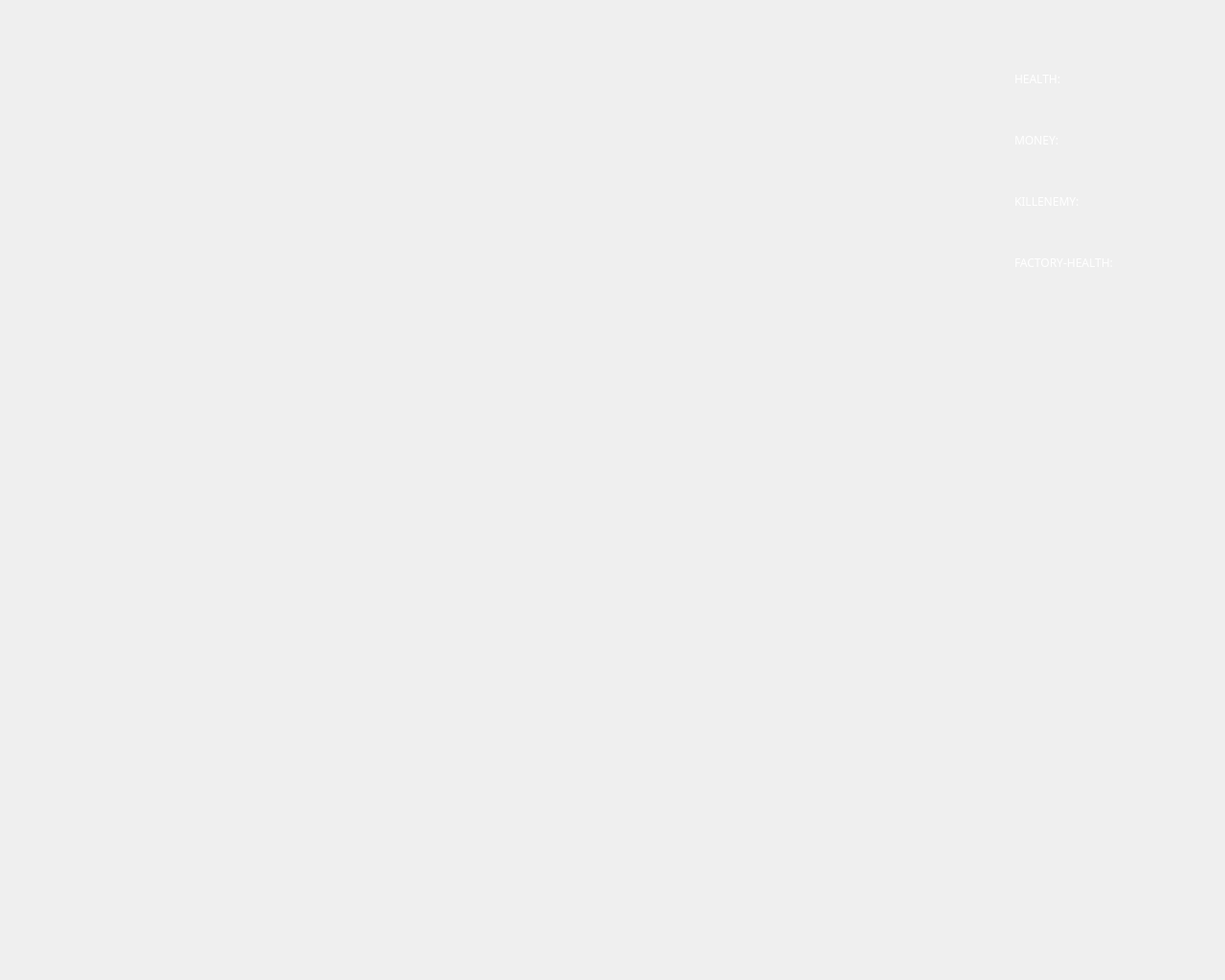
<?xml version="1.0" encoding="UTF-8"?>
<ui version="4.0">
 <class>DisplayWindow</class>
 <widget class="QWidget" name="DisplayWindow">
  <property name="geometry">
   <rect>
    <x>0</x>
    <y>0</y>
    <width>1280</width>
    <height>1024</height>
   </rect>
  </property>
  <property name="minimumSize">
   <size>
    <width>1024</width>
    <height>1024</height>
   </size>
  </property>
  <property name="maximumSize">
   <size>
    <width>1280</width>
    <height>1024</height>
   </size>
  </property>
  <property name="windowTitle">
   <string>Form</string>
  </property>
  <widget class="QLabel" name="label">
   <property name="geometry">
    <rect>
     <x>1024</x>
     <y>0</y>
     <width>256</width>
     <height>1024</height>
    </rect>
   </property>
   <property name="minimumSize">
    <size>
     <width>256</width>
     <height>1024</height>
    </size>
   </property>
   <property name="maximumSize">
    <size>
     <width>256</width>
     <height>1024</height>
    </size>
   </property>
   <property name="styleSheet">
    <string notr="true">border-image: url(:/sample/photo/board.png);</string>
   </property>
   <property name="text">
    <string/>
   </property>
  </widget>
  <widget class="QLabel" name="label_2">
   <property name="geometry">
    <rect>
     <x>1056</x>
     <y>64</y>
     <width>192</width>
     <height>64</height>
    </rect>
   </property>
   <property name="minimumSize">
    <size>
     <width>192</width>
     <height>64</height>
    </size>
   </property>
   <property name="maximumSize">
    <size>
     <width>192</width>
     <height>64</height>
    </size>
   </property>
   <property name="styleSheet">
    <string notr="true">border-image: url(:/sample/photo/board2.png);</string>
   </property>
   <property name="text">
    <string/>
   </property>
  </widget>
  <widget class="QLabel" name="label_3">
   <property name="geometry">
    <rect>
     <x>1056</x>
     <y>128</y>
     <width>192</width>
     <height>64</height>
    </rect>
   </property>
   <property name="minimumSize">
    <size>
     <width>192</width>
     <height>64</height>
    </size>
   </property>
   <property name="maximumSize">
    <size>
     <width>192</width>
     <height>64</height>
    </size>
   </property>
   <property name="styleSheet">
    <string notr="true">border-image: url(:/sample/photo/board2.png);</string>
   </property>
   <property name="text">
    <string/>
   </property>
  </widget>
  <widget class="QLabel" name="label_4">
   <property name="geometry">
    <rect>
     <x>1056</x>
     <y>192</y>
     <width>192</width>
     <height>64</height>
    </rect>
   </property>
   <property name="minimumSize">
    <size>
     <width>192</width>
     <height>64</height>
    </size>
   </property>
   <property name="maximumSize">
    <size>
     <width>192</width>
     <height>64</height>
    </size>
   </property>
   <property name="styleSheet">
    <string notr="true">border-image: url(:/sample/photo/board2.png);</string>
   </property>
   <property name="text">
    <string/>
   </property>
  </widget>
  <widget class="QLabel" name="label_5">
   <property name="geometry">
    <rect>
     <x>1060</x>
     <y>70</y>
     <width>108</width>
     <height>24</height>
    </rect>
   </property>
   <property name="minimumSize">
    <size>
     <width>108</width>
     <height>24</height>
    </size>
   </property>
   <property name="maximumSize">
    <size>
     <width>108</width>
     <height>24</height>
    </size>
   </property>
   <property name="palette">
    <palette>
     <active>
      <colorrole role="WindowText">
       <brush brushstyle="SolidPattern">
        <color alpha="255">
         <red>255</red>
         <green>255</green>
         <blue>255</blue>
        </color>
       </brush>
      </colorrole>
      <colorrole role="Text">
       <brush brushstyle="SolidPattern">
        <color alpha="255">
         <red>0</red>
         <green>0</green>
         <blue>0</blue>
        </color>
       </brush>
      </colorrole>
      <colorrole role="PlaceholderText">
       <brush brushstyle="SolidPattern">
        <color alpha="128">
         <red>255</red>
         <green>255</green>
         <blue>0</blue>
        </color>
       </brush>
      </colorrole>
     </active>
     <inactive>
      <colorrole role="WindowText">
       <brush brushstyle="SolidPattern">
        <color alpha="255">
         <red>255</red>
         <green>255</green>
         <blue>255</blue>
        </color>
       </brush>
      </colorrole>
      <colorrole role="Text">
       <brush brushstyle="SolidPattern">
        <color alpha="255">
         <red>0</red>
         <green>0</green>
         <blue>0</blue>
        </color>
       </brush>
      </colorrole>
      <colorrole role="PlaceholderText">
       <brush brushstyle="SolidPattern">
        <color alpha="128">
         <red>255</red>
         <green>255</green>
         <blue>0</blue>
        </color>
       </brush>
      </colorrole>
     </inactive>
     <disabled>
      <colorrole role="WindowText">
       <brush brushstyle="SolidPattern">
        <color alpha="255">
         <red>120</red>
         <green>120</green>
         <blue>120</blue>
        </color>
       </brush>
      </colorrole>
      <colorrole role="Text">
       <brush brushstyle="SolidPattern">
        <color alpha="255">
         <red>120</red>
         <green>120</green>
         <blue>120</blue>
        </color>
       </brush>
      </colorrole>
      <colorrole role="PlaceholderText">
       <brush brushstyle="SolidPattern">
        <color alpha="128">
         <red>255</red>
         <green>255</green>
         <blue>0</blue>
        </color>
       </brush>
      </colorrole>
     </disabled>
    </palette>
   </property>
   <property name="font">
    <font>
     <family>Showcard Gothic</family>
    </font>
   </property>
   <property name="text">
    <string>HEALTH:</string>
   </property>
  </widget>
  <widget class="QLabel" name="label_6">
   <property name="geometry">
    <rect>
     <x>1060</x>
     <y>134</y>
     <width>108</width>
     <height>24</height>
    </rect>
   </property>
   <property name="minimumSize">
    <size>
     <width>108</width>
     <height>24</height>
    </size>
   </property>
   <property name="maximumSize">
    <size>
     <width>108</width>
     <height>24</height>
    </size>
   </property>
   <property name="palette">
    <palette>
     <active>
      <colorrole role="WindowText">
       <brush brushstyle="SolidPattern">
        <color alpha="255">
         <red>255</red>
         <green>255</green>
         <blue>255</blue>
        </color>
       </brush>
      </colorrole>
      <colorrole role="Text">
       <brush brushstyle="SolidPattern">
        <color alpha="255">
         <red>0</red>
         <green>0</green>
         <blue>0</blue>
        </color>
       </brush>
      </colorrole>
      <colorrole role="PlaceholderText">
       <brush brushstyle="SolidPattern">
        <color alpha="128">
         <red>255</red>
         <green>255</green>
         <blue>0</blue>
        </color>
       </brush>
      </colorrole>
     </active>
     <inactive>
      <colorrole role="WindowText">
       <brush brushstyle="SolidPattern">
        <color alpha="255">
         <red>255</red>
         <green>255</green>
         <blue>255</blue>
        </color>
       </brush>
      </colorrole>
      <colorrole role="Text">
       <brush brushstyle="SolidPattern">
        <color alpha="255">
         <red>0</red>
         <green>0</green>
         <blue>0</blue>
        </color>
       </brush>
      </colorrole>
      <colorrole role="PlaceholderText">
       <brush brushstyle="SolidPattern">
        <color alpha="128">
         <red>255</red>
         <green>255</green>
         <blue>0</blue>
        </color>
       </brush>
      </colorrole>
     </inactive>
     <disabled>
      <colorrole role="WindowText">
       <brush brushstyle="SolidPattern">
        <color alpha="255">
         <red>120</red>
         <green>120</green>
         <blue>120</blue>
        </color>
       </brush>
      </colorrole>
      <colorrole role="Text">
       <brush brushstyle="SolidPattern">
        <color alpha="255">
         <red>120</red>
         <green>120</green>
         <blue>120</blue>
        </color>
       </brush>
      </colorrole>
      <colorrole role="PlaceholderText">
       <brush brushstyle="SolidPattern">
        <color alpha="128">
         <red>255</red>
         <green>255</green>
         <blue>0</blue>
        </color>
       </brush>
      </colorrole>
     </disabled>
    </palette>
   </property>
   <property name="font">
    <font>
     <family>Showcard Gothic</family>
    </font>
   </property>
   <property name="text">
    <string>MONEY:</string>
   </property>
  </widget>
  <widget class="QLabel" name="label_7">
   <property name="geometry">
    <rect>
     <x>1060</x>
     <y>198</y>
     <width>141</width>
     <height>24</height>
    </rect>
   </property>
   <property name="minimumSize">
    <size>
     <width>141</width>
     <height>24</height>
    </size>
   </property>
   <property name="maximumSize">
    <size>
     <width>141</width>
     <height>24</height>
    </size>
   </property>
   <property name="palette">
    <palette>
     <active>
      <colorrole role="WindowText">
       <brush brushstyle="SolidPattern">
        <color alpha="255">
         <red>255</red>
         <green>255</green>
         <blue>255</blue>
        </color>
       </brush>
      </colorrole>
      <colorrole role="Text">
       <brush brushstyle="SolidPattern">
        <color alpha="255">
         <red>0</red>
         <green>0</green>
         <blue>0</blue>
        </color>
       </brush>
      </colorrole>
      <colorrole role="PlaceholderText">
       <brush brushstyle="SolidPattern">
        <color alpha="128">
         <red>255</red>
         <green>255</green>
         <blue>0</blue>
        </color>
       </brush>
      </colorrole>
     </active>
     <inactive>
      <colorrole role="WindowText">
       <brush brushstyle="SolidPattern">
        <color alpha="255">
         <red>255</red>
         <green>255</green>
         <blue>255</blue>
        </color>
       </brush>
      </colorrole>
      <colorrole role="Text">
       <brush brushstyle="SolidPattern">
        <color alpha="255">
         <red>0</red>
         <green>0</green>
         <blue>0</blue>
        </color>
       </brush>
      </colorrole>
      <colorrole role="PlaceholderText">
       <brush brushstyle="SolidPattern">
        <color alpha="128">
         <red>255</red>
         <green>255</green>
         <blue>0</blue>
        </color>
       </brush>
      </colorrole>
     </inactive>
     <disabled>
      <colorrole role="WindowText">
       <brush brushstyle="SolidPattern">
        <color alpha="255">
         <red>120</red>
         <green>120</green>
         <blue>120</blue>
        </color>
       </brush>
      </colorrole>
      <colorrole role="Text">
       <brush brushstyle="SolidPattern">
        <color alpha="255">
         <red>120</red>
         <green>120</green>
         <blue>120</blue>
        </color>
       </brush>
      </colorrole>
      <colorrole role="PlaceholderText">
       <brush brushstyle="SolidPattern">
        <color alpha="128">
         <red>255</red>
         <green>255</green>
         <blue>0</blue>
        </color>
       </brush>
      </colorrole>
     </disabled>
    </palette>
   </property>
   <property name="font">
    <font>
     <family>Showcard Gothic</family>
    </font>
   </property>
   <property name="text">
    <string>KILLENEMY:</string>
   </property>
  </widget>
  <widget class="QLabel" name="lbl_health">
   <property name="geometry">
    <rect>
     <x>1104</x>
     <y>92</y>
     <width>108</width>
     <height>24</height>
    </rect>
   </property>
   <property name="minimumSize">
    <size>
     <width>108</width>
     <height>24</height>
    </size>
   </property>
   <property name="maximumSize">
    <size>
     <width>108</width>
     <height>24</height>
    </size>
   </property>
   <property name="palette">
    <palette>
     <active>
      <colorrole role="WindowText">
       <brush brushstyle="SolidPattern">
        <color alpha="255">
         <red>255</red>
         <green>255</green>
         <blue>255</blue>
        </color>
       </brush>
      </colorrole>
     </active>
     <inactive>
      <colorrole role="WindowText">
       <brush brushstyle="SolidPattern">
        <color alpha="255">
         <red>255</red>
         <green>255</green>
         <blue>255</blue>
        </color>
       </brush>
      </colorrole>
     </inactive>
     <disabled>
      <colorrole role="WindowText">
       <brush brushstyle="SolidPattern">
        <color alpha="255">
         <red>120</red>
         <green>120</green>
         <blue>120</blue>
        </color>
       </brush>
      </colorrole>
     </disabled>
    </palette>
   </property>
   <property name="font">
    <font>
     <family>Showcard Gothic</family>
    </font>
   </property>
   <property name="text">
    <string/>
   </property>
  </widget>
  <widget class="QLabel" name="lbl_money">
   <property name="geometry">
    <rect>
     <x>1104</x>
     <y>156</y>
     <width>108</width>
     <height>24</height>
    </rect>
   </property>
   <property name="minimumSize">
    <size>
     <width>108</width>
     <height>24</height>
    </size>
   </property>
   <property name="maximumSize">
    <size>
     <width>108</width>
     <height>24</height>
    </size>
   </property>
   <property name="palette">
    <palette>
     <active>
      <colorrole role="WindowText">
       <brush brushstyle="SolidPattern">
        <color alpha="255">
         <red>255</red>
         <green>255</green>
         <blue>255</blue>
        </color>
       </brush>
      </colorrole>
     </active>
     <inactive>
      <colorrole role="WindowText">
       <brush brushstyle="SolidPattern">
        <color alpha="255">
         <red>255</red>
         <green>255</green>
         <blue>255</blue>
        </color>
       </brush>
      </colorrole>
     </inactive>
     <disabled>
      <colorrole role="WindowText">
       <brush brushstyle="SolidPattern">
        <color alpha="255">
         <red>120</red>
         <green>120</green>
         <blue>120</blue>
        </color>
       </brush>
      </colorrole>
     </disabled>
    </palette>
   </property>
   <property name="font">
    <font>
     <family>Showcard Gothic</family>
    </font>
   </property>
   <property name="text">
    <string/>
   </property>
  </widget>
  <widget class="QLabel" name="lbl_killenemy">
   <property name="geometry">
    <rect>
     <x>1104</x>
     <y>220</y>
     <width>108</width>
     <height>24</height>
    </rect>
   </property>
   <property name="minimumSize">
    <size>
     <width>108</width>
     <height>24</height>
    </size>
   </property>
   <property name="maximumSize">
    <size>
     <width>108</width>
     <height>24</height>
    </size>
   </property>
   <property name="palette">
    <palette>
     <active>
      <colorrole role="WindowText">
       <brush brushstyle="SolidPattern">
        <color alpha="255">
         <red>255</red>
         <green>255</green>
         <blue>255</blue>
        </color>
       </brush>
      </colorrole>
     </active>
     <inactive>
      <colorrole role="WindowText">
       <brush brushstyle="SolidPattern">
        <color alpha="255">
         <red>255</red>
         <green>255</green>
         <blue>255</blue>
        </color>
       </brush>
      </colorrole>
     </inactive>
     <disabled>
      <colorrole role="WindowText">
       <brush brushstyle="SolidPattern">
        <color alpha="255">
         <red>120</red>
         <green>120</green>
         <blue>120</blue>
        </color>
       </brush>
      </colorrole>
     </disabled>
    </palette>
   </property>
   <property name="font">
    <font>
     <family>Showcard Gothic</family>
    </font>
   </property>
   <property name="text">
    <string/>
   </property>
  </widget>
  <widget class="QLabel" name="label_8">
   <property name="geometry">
    <rect>
     <x>1056</x>
     <y>256</y>
     <width>192</width>
     <height>64</height>
    </rect>
   </property>
   <property name="minimumSize">
    <size>
     <width>192</width>
     <height>64</height>
    </size>
   </property>
   <property name="maximumSize">
    <size>
     <width>192</width>
     <height>64</height>
    </size>
   </property>
   <property name="styleSheet">
    <string notr="true">border-image: url(:/sample/photo/board2.png);</string>
   </property>
   <property name="text">
    <string/>
   </property>
  </widget>
  <widget class="QLabel" name="label_9">
   <property name="geometry">
    <rect>
     <x>1060</x>
     <y>262</y>
     <width>108</width>
     <height>24</height>
    </rect>
   </property>
   <property name="minimumSize">
    <size>
     <width>108</width>
     <height>24</height>
    </size>
   </property>
   <property name="maximumSize">
    <size>
     <width>108</width>
     <height>24</height>
    </size>
   </property>
   <property name="palette">
    <palette>
     <active>
      <colorrole role="WindowText">
       <brush brushstyle="SolidPattern">
        <color alpha="255">
         <red>255</red>
         <green>255</green>
         <blue>255</blue>
        </color>
       </brush>
      </colorrole>
      <colorrole role="Text">
       <brush brushstyle="SolidPattern">
        <color alpha="255">
         <red>0</red>
         <green>0</green>
         <blue>0</blue>
        </color>
       </brush>
      </colorrole>
      <colorrole role="PlaceholderText">
       <brush brushstyle="SolidPattern">
        <color alpha="128">
         <red>255</red>
         <green>255</green>
         <blue>0</blue>
        </color>
       </brush>
      </colorrole>
     </active>
     <inactive>
      <colorrole role="WindowText">
       <brush brushstyle="SolidPattern">
        <color alpha="255">
         <red>255</red>
         <green>255</green>
         <blue>255</blue>
        </color>
       </brush>
      </colorrole>
      <colorrole role="Text">
       <brush brushstyle="SolidPattern">
        <color alpha="255">
         <red>0</red>
         <green>0</green>
         <blue>0</blue>
        </color>
       </brush>
      </colorrole>
      <colorrole role="PlaceholderText">
       <brush brushstyle="SolidPattern">
        <color alpha="128">
         <red>255</red>
         <green>255</green>
         <blue>0</blue>
        </color>
       </brush>
      </colorrole>
     </inactive>
     <disabled>
      <colorrole role="WindowText">
       <brush brushstyle="SolidPattern">
        <color alpha="255">
         <red>120</red>
         <green>120</green>
         <blue>120</blue>
        </color>
       </brush>
      </colorrole>
      <colorrole role="Text">
       <brush brushstyle="SolidPattern">
        <color alpha="255">
         <red>120</red>
         <green>120</green>
         <blue>120</blue>
        </color>
       </brush>
      </colorrole>
      <colorrole role="PlaceholderText">
       <brush brushstyle="SolidPattern">
        <color alpha="128">
         <red>255</red>
         <green>255</green>
         <blue>0</blue>
        </color>
       </brush>
      </colorrole>
     </disabled>
    </palette>
   </property>
   <property name="font">
    <font>
     <family>Showcard Gothic</family>
    </font>
   </property>
   <property name="text">
    <string>FACTORY-HEALTH:</string>
   </property>
  </widget>
  <widget class="QLabel" name="lbl_factoryhlt">
   <property name="geometry">
    <rect>
     <x>1104</x>
     <y>284</y>
     <width>108</width>
     <height>24</height>
    </rect>
   </property>
   <property name="minimumSize">
    <size>
     <width>108</width>
     <height>24</height>
    </size>
   </property>
   <property name="maximumSize">
    <size>
     <width>108</width>
     <height>24</height>
    </size>
   </property>
   <property name="palette">
    <palette>
     <active>
      <colorrole role="WindowText">
       <brush brushstyle="SolidPattern">
        <color alpha="255">
         <red>255</red>
         <green>255</green>
         <blue>255</blue>
        </color>
       </brush>
      </colorrole>
     </active>
     <inactive>
      <colorrole role="WindowText">
       <brush brushstyle="SolidPattern">
        <color alpha="255">
         <red>255</red>
         <green>255</green>
         <blue>255</blue>
        </color>
       </brush>
      </colorrole>
     </inactive>
     <disabled>
      <colorrole role="WindowText">
       <brush brushstyle="SolidPattern">
        <color alpha="255">
         <red>120</red>
         <green>120</green>
         <blue>120</blue>
        </color>
       </brush>
      </colorrole>
     </disabled>
    </palette>
   </property>
   <property name="font">
    <font>
     <family>Showcard Gothic</family>
    </font>
   </property>
   <property name="text">
    <string/>
   </property>
  </widget>
 </widget>
 <resources/>
 <connections/>
</ui>
